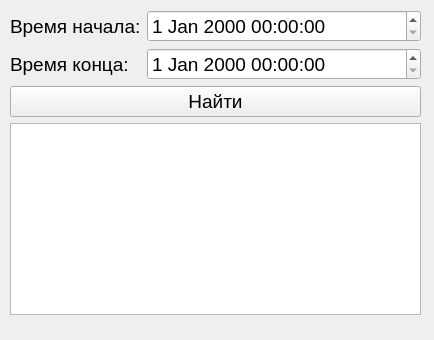
<?xml version="1.0" encoding="UTF-8"?>
<ui version="4.0">
 <class>YieldWindow</class>
 <widget class="QMainWindow" name="YieldWindow">
  <property name="geometry">
   <rect>
    <x>0</x>
    <y>0</y>
    <width>434</width>
    <height>340</height>
   </rect>
  </property>
  <property name="windowTitle">
   <string>Доходность</string>
  </property>
  <widget class="QWidget" name="centralwidget">
   <widget class="QWidget" name="formLayoutWidget">
    <property name="geometry">
     <rect>
      <x>0</x>
      <y>0</y>
      <width>431</width>
      <height>338</height>
     </rect>
    </property>
    <property name="sizePolicy">
     <sizepolicy hsizetype="Preferred" vsizetype="Maximum">
      <horstretch>0</horstretch>
      <verstretch>0</verstretch>
     </sizepolicy>
    </property>
    <layout class="QFormLayout" name="formLayout">
     <property name="leftMargin">
      <number>10</number>
     </property>
     <property name="topMargin">
      <number>10</number>
     </property>
     <property name="rightMargin">
      <number>10</number>
     </property>
     <property name="bottomMargin">
      <number>10</number>
     </property>
     <item row="0" column="0">
      <widget class="QLabel" name="label_2">
       <property name="font">
        <font>
         <pointsize>14</pointsize>
        </font>
       </property>
       <property name="text">
        <string>Время начала:</string>
       </property>
      </widget>
     </item>
     <item row="0" column="1">
      <widget class="QDateTimeEdit" name="startTime">
       <property name="font">
        <font>
         <pointsize>14</pointsize>
        </font>
       </property>
      </widget>
     </item>
     <item row="1" column="0">
      <widget class="QLabel" name="label_3">
       <property name="font">
        <font>
         <pointsize>14</pointsize>
        </font>
       </property>
       <property name="text">
        <string>Время конца:</string>
       </property>
      </widget>
     </item>
     <item row="1" column="1">
      <widget class="QDateTimeEdit" name="endTime">
       <property name="font">
        <font>
         <pointsize>14</pointsize>
        </font>
       </property>
      </widget>
     </item>
     <item row="3" column="0" colspan="2">
      <widget class="QTableWidget" name="tableWidget">
       <property name="sizePolicy">
        <sizepolicy hsizetype="Minimum" vsizetype="Minimum">
         <horstretch>0</horstretch>
         <verstretch>0</verstretch>
        </sizepolicy>
       </property>
      </widget>
     </item>
     <item row="2" column="0" colspan="2">
      <widget class="QPushButton" name="find">
       <property name="font">
        <font>
         <pointsize>14</pointsize>
        </font>
       </property>
       <property name="text">
        <string>Найти</string>
       </property>
      </widget>
     </item>
    </layout>
   </widget>
  </widget>
 </widget>
 <resources/>
 <connections/>
</ui>
